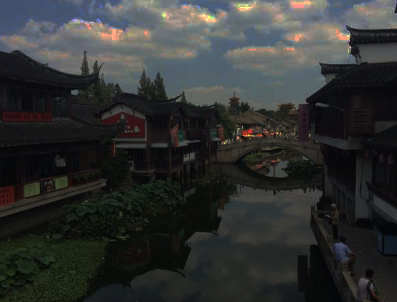
#> input picture imageWork1/248978-106.jpg, 397 x 302 px
$ python pic_average.py
#> lines starting #> are read from the running program, lines starting #| are printed output that depends on the picture
import cv2
import numpy
from matplotlib import pyplot as plt


class PicAverage:
    __rgb = ""

    def set_rgb(self, rgb: numpy.ndarray):
        self.__rgb = rgb

    # 得到通道的像素的分布字典
    def get_rgb_dic(self):
        rgb_dic = {}
        rgb_max = 0
        rgb_min = 0
        for i in range(self.__rgb.shape[0]):
            for j in range(self.__rgb.shape[1]):
                rgb_max = max(rgb_max, int(self.__rgb[i][j]))
                if self.__rgb[i][j] not in rgb_dic.keys():
                    rgb_dic[self.__rgb[i][j]] = 1
                else:
                    rgb_dic[self.__rgb[i][j]] += 1
        for i in range(rgb_max):
            if i not in rgb_dic.keys():
                rgb_dic[i] = 0
        return rgb_dic, rgb_max, rgb_min

    # 根据像素分布频数字典得到像素的频率分布字典
    def get_histogram(self, rgb_dic):
        for key in rgb_dic.keys():
            rgb_dic[key] = rgb_dic[key] / (self.__rgb.shape[0] * self.__rgb.shape[1])
        rgb_dic = sorted(rgb_dic.items(), key=lambda x: x[0], reverse=False)
        return rgb_dic

    # 为图像通道进行均衡化处理
    def equalization(self):
        rgb_dic, rgb_max, rgb_min = self.get_rgb_dic()
        rgb_histogram_dic = dict(self.get_histogram(rgb_dic))
        count = 0
        for key in rgb_histogram_dic.keys():
            count += rgb_histogram_dic[key]
            rgb_histogram_dic[key] = count
        diff = rgb_max - rgb_min
        rgb_g = []
        for key in rgb_histogram_dic.keys():
            rgb_g.append(int(diff * rgb_histogram_dic[key] + rgb_min + 0.5))
        return rgb_g

    # 得到新的图像的直方图
    def get_new_histogram(self, rgb_g):
        new_matrix = numpy.zeros((self.__rgb.shape[0], self.__rgb.shape[1]))
        for i in range(self.__rgb.shape[0]):
            for j in range(self.__rgb.shape[1]):
                new_matrix[i][j] = rgb_g[self.__rgb[i][j] - 1]
        new_matrix = new_matrix.astype(numpy.uint8)
        return new_matrix


# 根据像素分布画出直方图
def draw_pic(rgb):
    data = []
    for i in range(rgb.shape[0]):
        for j in range(rgb.shape[1]):
            data.append(int(rgb[i][j]))
    plt.hist(data, bins=256, facecolor="blue",
             edgecolor="black", alpha=0.7)
    plt.show()


if __name__ == '__main__':
    b, g, r = cv2.split(cv2.imread("248978-106.jpg"))
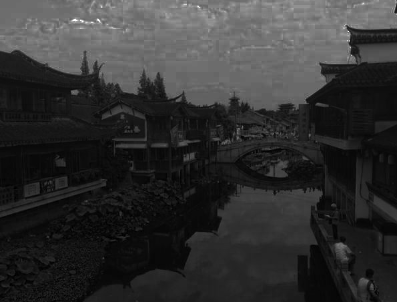
#> b: shape (302, 397); min 0, max 255, mean 49.4
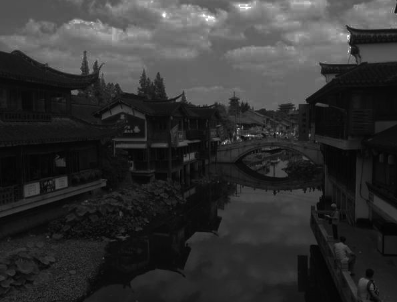
#> g: shape (302, 397); min 1, max 255, mean 50.2
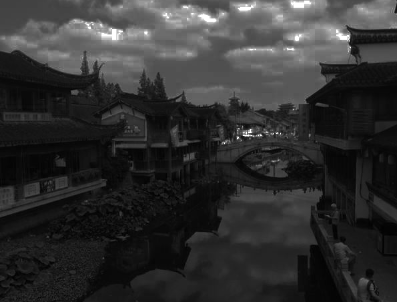
#> r: shape (302, 397); min 0, max 255, mean 48.5
    pic = PicAverage()
    pic.set_rgb(b)
    new_b_matrix = pic.get_new_histogram(pic.equalization())
    pic.set_rgb(g)
    new_g_matrix = pic.get_new_histogram(pic.equalization())
    pic.set_rgb(r)
    new_r_matrix = pic.get_new_histogram(pic.equalization())
    # draw_pic(new_b_matrix)
    cv2.imshow('pic', cv2.merge([new_b_matrix, new_g_matrix, new_r_matrix]))
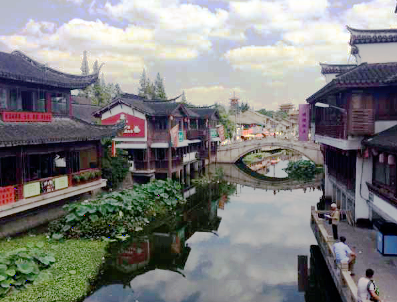
#> window 'pic': shape (302, 397, 3); mean B, G, R 125.5, 125.8, 125.8
    cv2.waitKey(0)
    cv2.destroyAllWindows()
